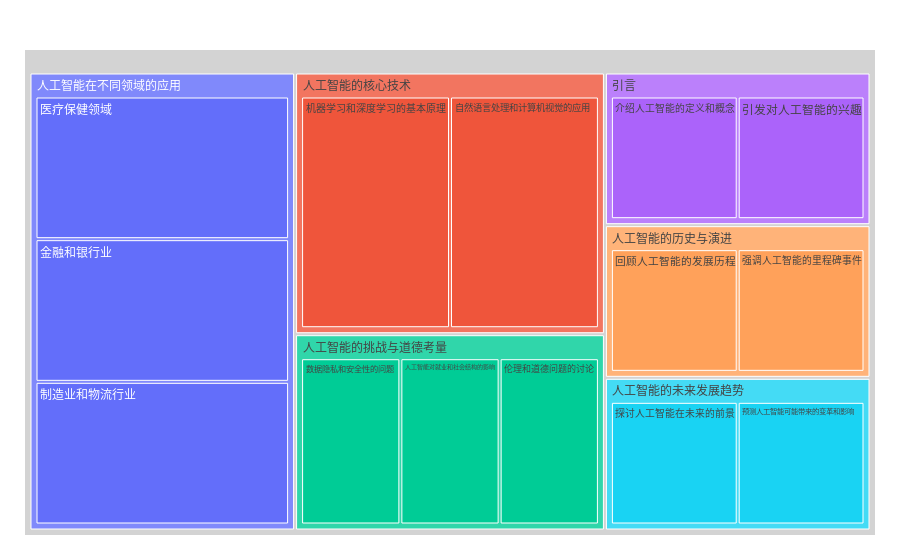

Write notebook code for a chart like this one.
### Code cell
import plotly.graph_objects as go
import pandas as pd

# 从指定 URL 读取数据集
df = pd.read_csv("人工智能的介绍和应用大纲.csv")

# 创建图表对象
fig = go.Figure()

# 添加 Treemap 图表
fig.add_trace(go.Treemap(
    ids=df.ids,
    labels=df.labels,
    parents=df.parents,
    maxdepth=2, # 最多同时出现3级
    root_color="lightgrey"
))

# 更新布局设置
fig.update_layout(margin=dict(t=50, l=25, r=25, b=25))

# 显示图表
fig.show()

### Figure 1 — Plotly figure (JSON) as saved in the notebook; plotly's stock layout.template omitted (floating-point values rounded to 4 significant figures)
{"data": [{"ids": ["AI_Intro", "AI_Definition", "AI_Interest", "AI_History", "AI_Development", "AI_Milestones", "AI_CoreTech", "AI_MachineLearning", "AI_MLConcepts", "AI_DeepLearning", "AI_NLP_CV", "AI_NLP", "AI_CV", "AI_Applications", "AI_Medical", "AI_Example1", "AI_Example2", "AI_Finance", "AI_Example3", "AI_Example4", "AI_Manufacturing", "AI_Example5", "AI_Example6", "AI_Challenges", "AI_DataPrivacy", "AI_JobImpact", "AI_Ethics", "AI_Future", "AI_Prospect", "AI_Impact"], "labels": ["引言", "介绍人工智能的定义和概念", "引发对人工智能的兴趣", "人工智能的历史与演进", "回顾人工智能的发展历程", "强调人工智能的里程碑事件", "人工智能的核心技术", "机器学习和深度学习的基本原理", "机器学习的概念和算法", "深度学习的原理和应用", "自然语言处理和计算机视觉的应用", "自然语言处理的技术和应用", "计算机视觉的技术和应用", "人工智能在不同领域的应用", "医疗保健领域", "例子1：基于图像识别的皮肤病诊断系统", "例子2：智能辅助手术系统", "金融和银行业", "例子1：欺诈检测系统", "例子2：智能客服机器人", "制造业和物流行业", "例子1：智能供应链管理", "例子2：机器人自动化生产线", "人工智能的挑战与道德考量", "数据隐私和安全性的问题", "人工智能对就业和社会结构的影响", "伦理和道德问题的讨论", "人工智能的未来发展趋势", "探讨人工智能在未来的前景", "预测人工智能可能带来的变革和影响"], "maxdepth": 2, "parents": [null, "AI_Intro", "AI_Intro", null, "AI_History", "AI_History", null, "AI_CoreTech", "AI_MachineLearning", "AI_MachineLearning", "AI_CoreTech", "AI_NLP_CV", "AI_NLP_CV", null, "AI_Applications", "AI_Medical", "AI_Medical", "AI_Applications", "AI_Finance", "AI_Finance", "AI_Applications", "AI_Manufacturing", "AI_Manufacturing", null, "AI_Challenges", "AI_Challenges", "AI_Challenges", null, "AI_Future", "AI_Future"], "root": {"color": "lightgrey"}, "type": "treemap"}], "layout": {"margin": {"b": 25, "l": 25, "r": 25, "t": 50}}}
